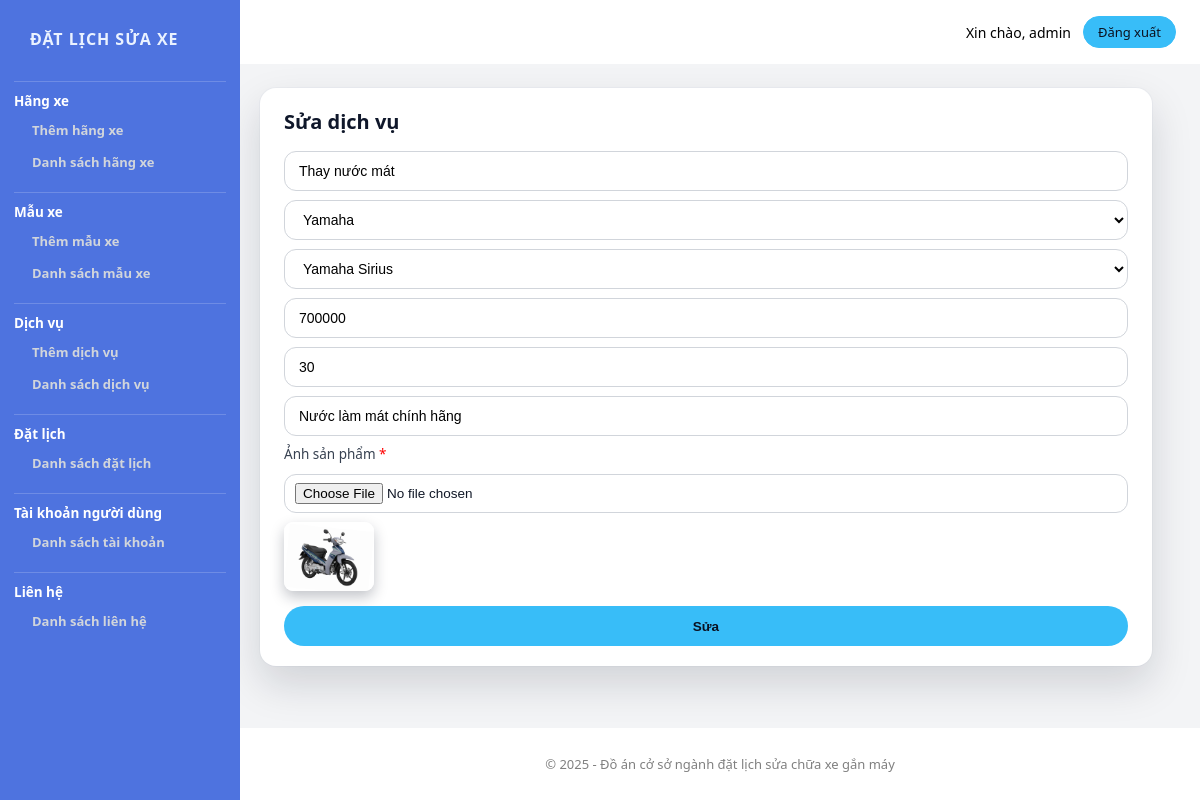
The app's page /admin/productEdit.php?product_id=116 (signed in), older data.
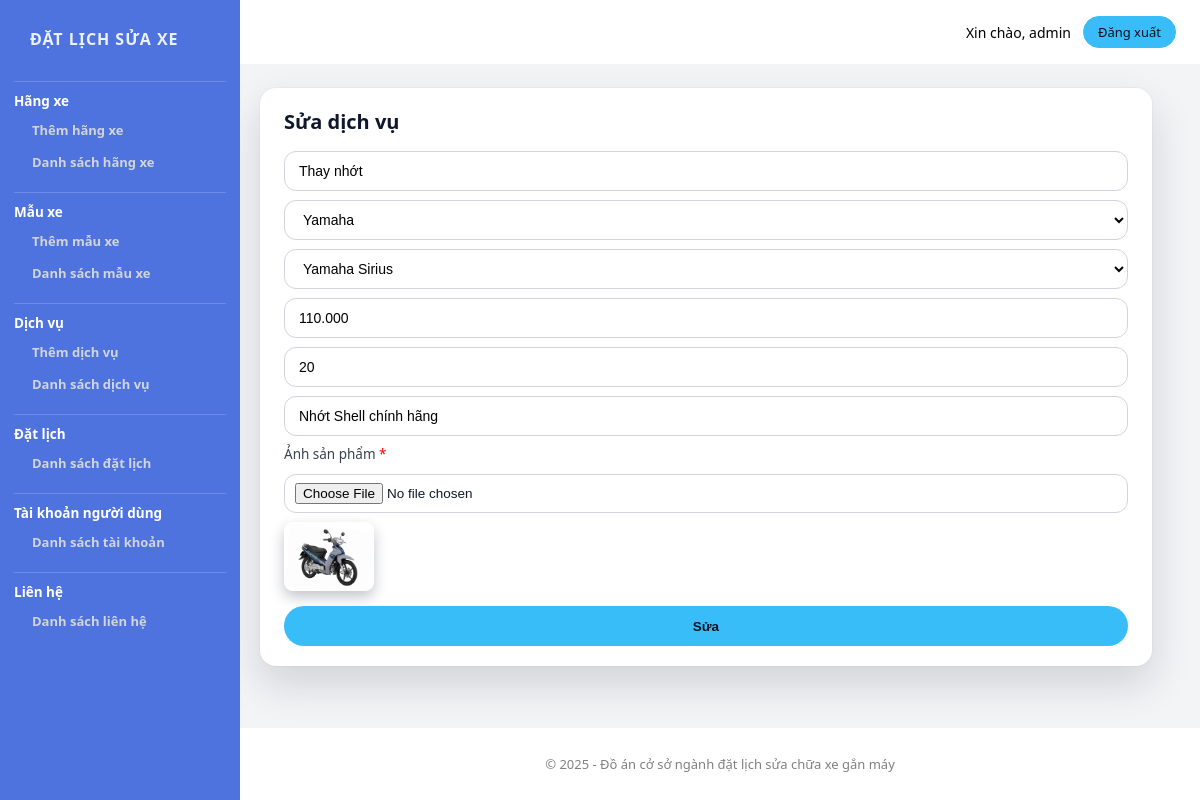
The same page, newer data.
### tables this page shows
CREATE TABLE `tbl_product` (
  `product_id` int(11) NOT NULL,
  `product_name` varchar(255) NOT NULL,
  `category_id` int(11) NOT NULL,
  `brand_id` int(11) NOT NULL,
  `product_price` varchar(255) NOT NULL,
  `product_time` int(11) NOT NULL,
  `product_vatTu` varchar(255) NOT NULL,
  `product_img` varchar(255) NOT NULL,
  `product_imgad` varchar(255) NOT NULL
);

CREATE TABLE `tbl_category` (
  `category_id` int(11) NOT NULL,
  `category_name` varchar(255) NOT NULL
);

CREATE TABLE `tbl_brand` (
  `brand_id` int(11) NOT NULL,
  `category_id` int(11) NOT NULL,
  `brand_name` varchar(255) NOT NULL
);

### admin/database.php (called while the page is built, shortened)
<?php
class Database
{
    public $host = DB_HOST;
    public $user = DB_USER;
    public $pass = DB_PASS;
    public $dbname = DB_NAME;
    public $link;
    public function connectDB()
    {
        $this->link = new mysqli($this->host, $this->user, $this->pass, $this->dbname);
        if ($this->link) {
            return false;
        }
    }
    public function select($query)
    {
        $result = $this->link->query($query) or die($this->link->error . __LINE__);
        if ($result->num_rows > 0) {
            return $result;
        } else {
            return false;
        }
    }
}
?>

### admin/class/product_class.php (called while the page is built, shortened)
<?php
    include "database.php";
?>
<?php
    class product{
        public $db;
        public function __construct()
        {
            $this-> db = new Database();
        }
        public function show_category(){
            $query = "SELECT * FROM tbl_category ORDER BY category_id DESC";
            $result = $this->db->select($query);
            return $result;
        }
        public function show_brand_by_category($category_id) {
            $query = "SELECT * FROM tbl_brand WHERE category_id = '$category_id'";
            return $this->db->select($query);
        }
        public function get_product($product_id){
            $query = "SELECT * FROM tbl_product WHERE product_id = '$product_id'";
            $result = $this->db->select($query);
            return $result;
        }
    }
?>

### admin/productEdit.php (the view, shortened to what this page needs)
<?php
include "header.php";
include "slider.php";
include "class/product_class.php";
?>
<?php
$product = new product;
$product_id = $_GET['product_id'];
$get_product = $product->get_product($product_id);
if ($get_product) {
    $resulta = $get_product->fetch_assoc();
}
?>
<div class="admin-contentRight">
    <div class="admin-contentRight-product_add">
        <h1>Sửa dịch vụ</h1>
        <form action="" method="POST" enctype="multipart/form-data">
            <input name="product_name" require type="text" value="<?php echo $resulta['product_name'] ?>">
            <select name="category_id" id="category_id">
                <?php
                $show_category = $product->show_category();
                if ($show_category) {
                    while ($result = $show_category->fetch_assoc()) {
                ?>
                        <option <?php if ($resulta['category_id'] == $result['category_id']) {
                                    echo "selected";
                                } ?> value="<?php echo $result['category_id'] ?>"><?php echo $result['category_name'] ?></option>
                <?php
                    }
                }
                ?>
            </select>
            <select name="brand_id" id="brand_id">
                <?php
                $category_id = $resulta['category_id'];
                $show_brand = $product->show_brand_by_category($category_id);
                if ($show_brand) {
                    while ($result = $show_brand->fetch_assoc()) {
                ?>
                        <option value="<?php echo $result['brand_id']; ?>"
                            <?php if ($result['brand_id'] == $resulta['brand_id']) {
                                echo "selected";
                            } ?>>
                            <?php echo $result['brand_name']; ?>
                        </option>
                <?php
                    }
                }
                ?>
            </select>
            <input name="product_price" require type="text" value="<?php echo $resulta['product_price'] ?>">
            <input name="product_time" require type="text" value="<?php echo $resulta['product_time'] ?>">
            <input name="product_vatTu" require type="text" value="<?php echo $resulta['product_vatTu'] ?>">
            <label for="">Ảnh sản phẩm <span style="color: red;">*</span></label>
            <input name="product_img" require type="file">
            <img src="<?php echo $resulta['product_imgad'] ?>" alt="">
            <button type="submit">Sửa</button>
        </form>
    </div>
</div>
</section>
<?php
include "footer_admin.php";
?>

Row changes from the older to the newer data that the page shows:
changed tbl_product "Yamaha": product_name "Thay nước mát" → "Thay nhớt"; product_price "700000" → "110.000"; product_time "30" → "20"; product_vatTu "Nước làm mát chính hãng" → "Nhớt Shell chính hãng"
